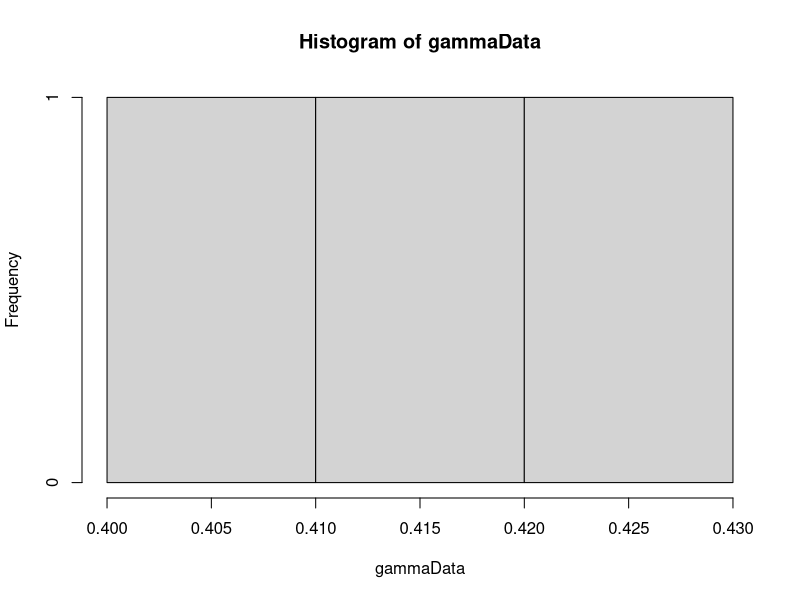

Generate this figure with R: (Note: a time limit stopped this script after it produced the figure.)
library(MASS)

calcWeight <- function(u, alpha) {
  # Calculates weight for given u and alpha.
  # 
  # Args:
  #   u: A vector.
  #   alpha: A scalar.
  #   
  # Returns:
  #   The weight value. A scalar.
  gammaInv = rep(0, length(u))
  diffGammaInv = rep(0, length(u))
  for(i in 1:length(u)) {
    gammaInv[i] = invGammaCumulative(u[i], alpha)
    diffGammaInv[i] = diffAlphaInvGammaCumulative(u[i], alpha)
  }
  pi = getPiValue()
  weight = pi/((1/length(gammaInv))*(sum(diffGammaInv/gammaInv)) - sum(diffGammaInv)/sum(gammaInv))
  return(weight)
}

getPiValue <- function() {
  # get value of pi function to be used in calculation of weights.
  # 
  # Returns:
  #   A scalar value.
  if (piValue == "constant") {
    return(1)
  } else if (piValue == "jeffrey") {
    # Return jeffrey prior
    return(sqrt((1/(estAlpha[sampleIndex]^2)) + (1/(2-(exp(estAlpha[sampleIndex]) + exp(-estAlpha[sampleIndex]))))))
  } else if (piValue == "betaOption") {
    return(estBeta)
  } else if (piValue == "alphaOption") {
    return(estAlpha[sampleIndex])
  }
}

calcPhi <- function(u, alpha) {
  xValue = rep(0, length(u))
  for(i in 1:length(u)) {
    xValue[i] = invGammaCumulative(u[i], alpha)
  }
  return(calcPhiGivenX(xValue))
}

calcPhiGivenX <- function(x) {
  # Calc phi value for a vector x.
  # 
  # Args:
  #   x: A vector of data.
  #   
  # Returns:
  #  A scalar.
  
  if(phiOption == "probValueOption") {
    phiPoint = rep(0, length(x))
    for(i in 1:length(x)) {
      phiPoint[i] = getPhiValue(x[i])
    }
    return(sum(phiPoint)/length(phiPoint))  
  } else if(phiOption == "x1x2divX3Option") {
    return(getPhiValue(x[1]*x[2]/x[3]))
  } else if(phiOption == "x1divx2powx3Option") {
    return(getPhiValue((x[1]/x[2])^x[3]))
  } else if(phiOption == "sinusfunction") {
    return(sin(x[1]) + sin(x[2]) + sin(x[3]))
  }
  return(-1)
}


getPhiValue <- function(xValue) {
  # Calculates phi for an element of an x vector.
  # 
  # Args:
  #   xValue: A scalar value.
  #   
  # Returns:
  #   
  return(xValue > probValue)
}

optimInvGammaCumulative <- function(u, alpha) {
  # Use optim function to find inverse of cumulative distribution
  result = optim(c(10.1), invGammaAbsFunction, u=u, alpha=alpha, lower=0, upper=100,  method="Brent")
  return(result)
}

invGammaAbsFunction <- function(x, u, alpha) {
  return(abs(pgamma(x, shape=alpha, scale=1) - u))
}

invGammaCumulative <- function(u, alpha) {
  # Finds the inverse of the cumulative gamma.
  # 
  # Args:
  #   u: Scalar value.
  #   alpha: Scalar value.
  #   
  # Returns:
  #   A scalar. The inverse value given u and alpha.
  x = 0
  stepSize = 0.1
  tolerance = 0.00001
  direction = 1
  integralValue = 0
  
  while(abs(integralValue - u) > tolerance){
    x = x + direction*stepSize
    if(x<0) {
      x = 0
      direction = 1
    }
    
    if(method == "integrate") {
      integralv = integrate(gammaDensity, 0, x)
      integralValue = integral$valuev
    } else if(method == "pgamma") {
      integralv = pgamma(x, shape=alpha, scale=1)
      integralValue = integralv
    }
    
    
    # Going left and pass the point
    if ((u > integralValue) && (direction == -1)) {
      stepSize = stepSize/2
      direction = 1
    }
    
    # Going right and pass the point
    if ((u < integralValue) && (direction == 1)) {
      stepSize = stepSize/2
      direction = -1
    }
  }
  return(x)
}

diffAlphaInvGammaCumulative <- function(u, alpha) {
  # Derivative of gamma distribution with respect to alpha.
  # 
  # Args:
  #   u: Scalar between 0 and 1.
  #   alpha: Scalar larger than 0.
  #   
  # Returns:
  #   Scalar value. Derivative at point alpha.
  firstPoint = invGammaCumulative(u,alpha)
  secondPoint = invGammaCumulative(u, alpha + alphaHStep)
  return((secondPoint - firstPoint)/alphaHStep)
}

calcDerivateFunction <- function(u, alphaValue) {
  # Analytically find the derivative of cumulative inverse.
  # 
  # Args:
  #   u: Scalar value between 0 and 1.
  #   alphaValue: Scalar value.
  #   
  # Returns:
  #   A scalar value.
  largeFInv = invGammaCumulative(u, alphaValue)
  integralPart = integrate(integralFunction, 0, largeFInv)
  return((digamma(alphaValue)*u - integralPart$value)*gamma(alphaValue)/((largeFInv^(alphaValue - 1))*exp(-largeFInv)))
}

integralFunction <- function(y) {
  # Function to be integrated.
  return(log(y)*(y^(alphaValue - 1))*exp(-y)/gamma(alphaValue))
}

optimfindAlpha <- function(u, s2) {
  # Use optim function fo find alpha value.
  if((calcValueTau2(u, alphaUpperBound) < s2) || (calcValueTau2(u, alphaLowerBound) > s2)) {
    return(-1)
  }
  solution = optim(c(0.1), optimFunction, u=u, lower=alphaLowerBound, upper=alphaUpperBound, method="Brent")
  return(solution$par)
}

optimFunction <- function(alpha, u) {
  # Function minimize to find alpha.
  return(abs(s2-calcValueTau2(u, alpha)))
}

findBeta <- function(s1, u, alphaValue) {
  # Calculates beta
  # 
  # Args:
  #   s1: Scalar value.
  #   u: Vector of values between 0 and 1.
  #   alphaValue: Scalar value.
  #   
  # Returns:
  #   A scalar value.
  largeFInv = rep(0, length(u))
  for(i in 1:length(u)) {
    largeFInv[i] = invGammaCumulative(u[i], alphaValue)
  }
  return(s1*length(u)/(sum(largeFInv)))
}

calcValueTau2 <- function(u, alphaValue) {
  largeFInv = rep(0, length(u))
  for(i in 1:length(u)) {
    largeFInv[i] = invGammaCumulative(u[i], alphaValue)
  }
  return(length(u)*((prod(largeFInv))^(1/length(u)))/sum(largeFInv))
}

calcValueTau2Method2 <- function(x) {
  return(length(x)*((prod(x))^(1/length(x)))/sum(x))
}

gibbsSampling <- function(xInit) {
  
  # Used for thinning
  NUM_ITERATIONS = 5000
  xCurrent = xInit
  for(i in 1:NUM_ITERATIONS) {
    randomXpos = sample(length(xCurrent), size=3)
    sumX = xCurrent[randomXpos[1]] + xCurrent[randomXpos[2]] + xCurrent[randomXpos[3]]
    prodX = xCurrent[randomXpos[1]]*xCurrent[randomXpos[2]]*xCurrent[randomXpos[3]]
    x1 = runif(1)*sumX
    if(isValidX1Proposal(x1, sumX, prodX)) {
      roots = findRoots(x1, sumX, prodX)
      x2 = roots[1]
      x3 = roots[2]
      
      # A extra check for illegal values.
      if(is.nan(x2) || is.nan(x3)){
        print((x1^3 - 2*sumX*x1^2 + (sumX^2)*x1 - 4*prodX))
      }
      xProposal = xCurrent
      xProposal[randomXpos[1]] = x1
      xProposal[randomXpos[2]] = x2
      xProposal[randomXpos[3]] = x3
      alphaMetHastings = findAlphaMetHastings(c(xCurrent[randomXpos[1]], xCurrent[randomXpos[2]], xCurrent[randomXpos[3]]), c(xProposal[randomXpos[1]], xProposal[randomXpos[2]], xProposal[randomXpos[3]]))
      acceptProb = runif(1)
      if(acceptProb <= alphaMetHastings) {
        xCurrent = xProposal
      }
    }
  }
  return(xCurrent)
}

isValidX1Proposal <- function(x1, sumX, prodX) {
  return((x1^3 - 2*sumX*x1^2 + (sumX^2)*x1 - 4*prodX) > 0)
}

findRoots <- function (x1, sumX, prodX) {
  root1 = ((sumX - x1) + sqrt( (sumX - x1)^2 - 4*prodX/x1 ))/2
  root2 = ((sumX - x1) - sqrt( (sumX - x1)^2 - 4*prodX/x1 ))/2
  return(c(root1, root2))
}

findAlphaMetHastings <- function(xCurrent, xProposal) {
  piProp = 1/(xProposal[1]*sqrt((sum(xProposal)  - xProposal[1])^2 - 4*prod(xProposal)/xProposal[1] ))
  piCurrent = 1/(xCurrent[1]*sqrt((sum(xCurrent)  - xCurrent[1])^2 - 4*prod(xCurrent)/xCurrent[1] ))
  return(min(1, piProp/piCurrent))
}

findGammaAlphaMetHastings <- function(xCurrent, xProposal) {
  piProp = 1/(xProposal[1]*sqrt((sum(xProposal)  - xProposal[1])^2 - 4*prod(xProposal)/xProposal[1] ))
  piCurrent = 1/(xCurrent[1]*sqrt((sum(xCurrent)  - xCurrent[1])^2 - 4*prod(xCurrent)/xCurrent[1] ))
  if(is.nan(piCurrent)) {
    print(xCurrent)
  }
  return(min(1, piProp/piCurrent))
}


cramerVonMisesValueTest <- function(x, alpha, beta) {
  # Calculates the value for a Cramer-von Mises test.
  # 
  # Args:
  #   x: A vector sample.
  #   
  # Returns:
  #   A scalar value.
  x = sort(x)
  cramerSum = 0
  for(i in 1:length(x)) {
    cramerSum = cramerSum + (((2*i - 1)/(2*length(x))) - pgamma(x[i], shape=alpha, rate=beta))^2
  }
  
  cramer = (1/(12*length(x)))*cramerSum
  
  return(cramer)
}

findGammaMLE <- function(x){
  solution = optim(c(1,1), negativeLogLikelihoodGamma, x=x)
  return(solution$par)
}

negativeLogLikelihoodGamma <- function(par, x) {
  # Calculates the negative log-likelihood for a gamma distribution.
  # 
  # Args:
  #   par: A vector of size 2. First element is alpha and second element is beta.
  #   x: Data to calculate log-likelihood from. A vector.
  #   
  # Returns:
  #  The log-likelihood value. A scalar
  alpha = par[1]
  beta = par[2]
  logLikelihood = -((alpha - 1)*sum(log(x)) - (1/beta)*sum(x) - length(x)*log(gamma(alpha)) - alpha*length(x)*log(beta))
  return(logLikelihood)
}

calcAveragPhiValueForData <- function(mydata) {
  sumData = sum(mydata)
  prodData = prod(mydata)
  tolerance = 0.03
  minValue = min(mydata) - 2*tolerance
  maxValue = max(mydata) + 2*tolerance
  sampleNumber = 1
  NUM_ITERATIONS = 10000
  sumPhi = 0
  while(sampleNumber <= NUM_ITERATIONS) {
    x = runif(3, max = sumData)
    if((abs(sum(x) - sumData) < tolerance) && (abs(prod(x) - prodData) < tolerance)) {
      sumPhi = sumPhi + calcPhiGivenX(x)
      sampleNumber = sampleNumber + 1  
      print(sampleNumber)
    }
  }
  return(sumPhi/(sampleNumber-1))
}

algorithm2Sampling <- function(NUM_ALG2_SAMPLES) {
  cramerNum = 0
  cramerStat = rep(0, NUM_ALG2_SAMPLES)
  vCurr = runif(NUM_POINTS)
  alphaCurr = optimfindAlpha(vCurr, s2)
  while(alphaCurr==-1) {
    vCurr = runif(NUM_POINTS)
    alphaCurr = optimfindAlpha(vCurr, s2)
  }
  piCurr = calcWeight(vCurr, alphaCurr)
  phiSum = 0
  
  for(i in 1:NUM_ALG2_SAMPLES) {
    print(i)
    vProp = runif(NUM_POINTS)
    alphaProp = optimfindAlpha(vProp, s2)
    piProp = 0
    if(alphaProp != -1) {
      piProp = calcWeight(vProp, alphaProp)
    }
    alphaMetHastings = min(1, piProp/piCurr)
    uProb = runif(1)
    if(uProb <= alphaMetHastings) {
      vCurr = vProp
      alphaCurr = alphaProp
      piCurr = piProp
    }
    betaCurr = findBeta(s1, vCurr, alphaCurr)
    xSample = rep(0, length(vCurr))
    for(j in 1:length(vCurr)) {
      xSample[j] = betaCurr*invGammaCumulative(vCurr[j], alphaCurr)
    }
    phiSum = phiSum + calcPhiGivenX(xSample)
    cramerStat[i] = cramerVonMisesValueTest(xSample, mleAlpha, mleBeta)
    if(cramerStat[i] >= cramerObs) {
      cramerNum = cramerNum + 1
    }
  }
  
  hist(cramerStat,breaks=200, main="", xlab="Cramer values", cex.lab=1.5)
  abline(v = cramerObs, col="red")
  alg2sampCramer <<- cramerStat
  
  print((cramerNum/NUM_ALG2_SAMPLES))
  alg2pvalue <<- (cramerNum/NUM_ALG2_SAMPLES)
  return(phiSum/NUM_ALG2_SAMPLES)
}

algorithm1Sampling <- function(NUM_ALG1_SAMPLES) {
  phiSum = 0
  cramerNum = 0
  cramerStat = rep(0, NUM_ALG1_SAMPLES)
  for(i in 1:NUM_ALG1_SAMPLES) {
    print(i)
    u = runif(NUM_POINTS)
    alphavalue = optimfindAlpha(u, s2)
    while(alphavalue == -1) {
      u = runif(NUM_POINTS)
      alphavalue = optimfindAlpha(u, s2)
    }
    betavalue = findBeta(s1, u, alphavalue)
    xSample = rep(0, length(u))
    for(j in 1:length(u)) {
      xSample[j] = betavalue*invGammaCumulative(u[j], alphavalue)
    }
    phiSum = phiSum + calcPhiGivenX(xSample)
    cramerStat[i] = cramerVonMisesValueTest(xSample, mleAlpha, mleBeta)
    #print(cramerStat[i])
    if(cramerStat[i] >= cramerObs) {
      cramerNum = cramerNum + 1
    }
  }
  print("here")
  print((cramerNum/NUM_ALG1_SAMPLES))
  hist(cramerStat,breaks=200, main="", xlab="Cramer values", cex.lab=1.5)
  abline(v = cramerObs, col="red")
  alg1sampCramer <<- cramerStat
  alg1pvalue <<- (cramerNum/NUM_ALG1_SAMPLES)
  return(phiSum/NUM_ALG1_SAMPLES)
}

naiveSampling <- function(myData, tolerance, mleAlpha, mleBeta) {
  NUM_NAIVE_SAMPLES = NUM_SAMPLES
  sumData = sum(myData)
  prodData = prod(myData)
  sampleNumber = 0
  sumPhi = 0
  iterations = 0
  cramerNum = 0
  cramerStat = rep(0, NUM_NAIVE_SAMPLES)
  while(sampleNumber<NUM_NAIVE_SAMPLES) {
    x = rgamma(3, shape = mleAlpha, rate = mleBeta)
    iterations = iterations + 1
    if((abs(sum(x) - sumData) < tolerance) && (abs(prod(x) - prodData) < tolerance)) {
      sumPhi = sumPhi + calcPhiGivenX(x)
      sampleNumber = sampleNumber + 1  
      cramerStat[sampleNumber] = cramerVonMisesValueTest(x, mleAlpha, mleBeta)
      if(cramerStat[sampleNumber] >= cramerObs) {
        cramerNum = cramerNum + 1
      }
      print(sampleNumber)
    }
  }
  
  hist(cramerStat,breaks=200, main="", xlab="Cramer values", cex.lab=1.5)
  abline(v = cramerObs, col="red")
  
  acceptRate = sampleNumber/iterations
  averagePhi = sumPhi/sampleNumber
  print((cramerNum/NUM_NAIVE_SAMPLES))
  naivePvalue <<- (cramerNum/NUM_NAIVE_SAMPLES)
  naiveCramers <<- cramerStat
  return(c(acceptRate, averagePhi))
}

# Specific variables.
alpha = 1
beta = 1
hStep = 0.01
alphaHStep = 0.01
method = "pgamma"
NUM_SAMPLES = 100000
NUM_POINTS = 3
alphaUpperBound = 200
alphaLowerBound = 0.05
# Pi is used in calculation of weights
# Options are:
#   "constant"
#   "betaOption"
#   "jeffrey"
#   "alphaOption"
piValue = "constant"

phi = rep(0, NUM_SAMPLES)
# Phi options:
# x larger than a: "probValueOption"
# x1 times x2 div x3: "x1x2divX3Option"
# x1 div x2 pow x3: "x1divx2powx3Option"
phiOption = "x1x2divX3Option"
# Phi is the prob that X>probValue. In raport this is just denoted "a".
probValue = 0.42

# Data generation options:
# pgamma generated: "pgamma"
# Bo data: "bo"
# Custom data: "custom"
# Custom data2: "custom2"
# ...
dataGenOption = "custom4"



# Generate data
gammaData = 0
if(dataGenOption == "pgamma") {
  gammaData = rgamma(NUM_POINTS, shape=alpha, scale = beta)  
} else if(dataGenOption == "bo") {
  NUM_POINTS = 6
  alphaUpperBound = 1.2
  alphaLowerBound = 0.8
  gammaData = c(4.399, 1.307, 0.085, 0.7910, 0.2345, 0.1915)
} else if(dataGenOption == "custom") {
  gammaData = c(0.5772030, 0.4340237, 0.4212959)
} else if(dataGenOption == "custom2") {
  gammaData = c(1.621813, 1.059797, 1.554334)
} else if(dataGenOption == "custom3") {
  gammaData = c(5, 15, 13)
} else if(dataGenOption == "ball1") {
  gammaData = c(17.88, 28.92, 33.00)
} else if(dataGenOption == "ball2") {
  gammaData = c(41.52, 42.12, 45.60)
} else if(dataGenOption == "ball3") {
  gammaData = c(48.40, 51.84, 51.96)
} else if(dataGenOption == "ball4") {
  gammaData = c(54.12, 55.56, 67.80)
} else if(dataGenOption == "ball5") {
  gammaData = c(68.64, 68.64, 68.88)
} else if(dataGenOption == "ball6") {
  gammaData = c(84.12, 93.12, 98.64)
} else if(dataGenOption == "ball7") {
  gammaData = c(105.12, 105.84, 127.92)
} else if(dataGenOption == "custom4") {
  gammaData = c(0.40, 0.42, 0.43)
} else if(dataGenOption == "custom5") {
  gammaData = c(0.72, 0.72, 0.85)
}

#17.88 28.92 33.00 41.52 42.12 45.60 48.40 51.84
#51.96 54.12 55.56 67.80 68.64 68.64 68.88 84.12
#93.12 98.64 105.12 105.84 127.92 128.04 173.40

hist(gammaData)
# Calculation of statistics
s1 = sum(gammaData)/NUM_POINTS
s2 = NUM_POINTS*((prod(gammaData))^(1/NUM_POINTS))/sum(gammaData)
# Log-likelihood
mleEstimators = fitdistr(gammaData, "gamma")
mleAlpha = mleEstimators$estimate[1]
# Beta is the rate parameter, opposite of definition of gamma distr in report.
mleBeta = mleEstimators$estimate[2]
# Observed cramer-von mises
cramerObs = cramerVonMisesValueTest(gammaData, mleAlpha, mleBeta)


# Naive sampler. Uses one tolerance value for both sufficient statistics in naive sampling.
tolerance = 0.0001
# These variables will be set in naiveSampling function.
naiveCramers = rep(0,100000)
naivePvalue = 0

naiveSampler = naiveSampling(gammaData, tolerance, mleAlpha, mleBeta)

# Plot of cramer-von mises from naive sampling
hist(naiveCramers,breaks=200, main="", xlab="Cramer values", cex.lab=1.5)
abline(v = cramerObs, col="red")


# Gibbs sampling
NUM_GIBBS_SAMPLES = NUM_SAMPLES
xSample = gammaData
phiGibbs = rep(0, NUM_GIBBS_SAMPLES)
gibbsObslargerWObs = 0
cramerNum = 0
cramerStatGibbs = rep(0, NUM_GIBBS_SAMPLES)
for(i in 1:NUM_GIBBS_SAMPLES) {
  xSample = gibbsSampling(xSample)
  phiGibbs[i] = calcPhiGivenX(xSample)
  if(phiGibbs[i] >= wObs) {
    gibbsObslargerWObs = gibbsObslargerWObs + 1
  }
  cramerStatGibbs[i] = cramerVonMisesValueTest(xSample, mleAlpha, mleBeta)
  #print(cramerStat)
  if(cramerStatGibbs[i] >= cramerObs) {
    cramerNum = cramerNum + 1
  }
  print(i)
}
gibbsS1 = sum(xSample)/NUM_POINTS
gibbsS2 = NUM_POINTS*((prod(xSample))^(1/NUM_POINTS))/sum(xSample)
gibbsPvalue = gibbsObslargerWObs/NUM_GIBBS_SAMPLES
averagePhiGibbs = sum(phiGibbs)/NUM_GIBBS_SAMPLES
## P-values
gibbsPValue = cramerNum/NUM_GIBBS_SAMPLES

hist(cramerStatGibbs,breaks=200, main="", xlab="Cramer values", cex.lab=1.5)
abline(v = cramerObs, col="red")

# These variables will be set in algorithm 1 and 2 functions.
alg2sampCramer = rep(1, 100000)
alg1sampCramer = rep(1, 100000)
alg2pvalue = 0
alg1pvalue = 0

system.time({alg1Results2 = algorithm1Sampling(NUM_SAMPLES)})
system.time({alg2Results2 = algorithm2Sampling(NUM_SAMPLES)})

hist(alg1sampCramer,breaks=200, main="", xlab="Cramer values", cex.lab=1.5)
abline(v = cramerObs, col="red")

hist(alg2sampCramer,breaks=200, main="", xlab="Cramer values", cex.lab=1.5)
abline(v = cramerObs, col="red")


# The next commented section is for multi-threading algorithm 1 and 2. P-values and cramer-von mises will not be saved in variables.
# Only expected phi values will be saved.

#library("parallel")
#library("foreach")
#library("doParallel")
#
#cl = makeCluster(detectCores() - 1)
#registerDoParallel(cl, cores = detectCores() - 1)
#workers = 10
#stime = system.time({
#res = foreach(i=1:workers, 
#        .combine = rbind) %dopar% {
#          try({
#            result1 = algorithm1Sampling(100000/workers)
#          })
#        }
#})
#stopCluster(cl)
#
#alg1Results3 = (sum(res[,1]))/workers
#
#cl = makeCluster(detectCores() - 1)
#registerDoParallel(cl, cores = detectCores() - 1)
#workers = 10
#stime = system.time({
#  res = foreach(i=1:workers, 
#                .combine = rbind) %dopar% {
#                  try({
#                    result1 = algorithm2Sampling(100/workers)
#                  })
#                }
#})
#stopCluster(cl)
#
#alg2Results3 = (sum(res[,1]))/workers
#

# Plot of phi functions
sumData = 4.23
prodData = 2.67
x1Seq = seq(1.01, 2, 0.001)
phi2 = rep(0,length(x1Seq))
phi3 = rep(0,length(x1Seq))
for(i in 1:length(x1Seq)) {
  if(isValidX1Proposal(x1Seq[i], sumData, prodData)) {
    roots = findRoots(x1Seq[i], sumData, prodData)
    phi2[i] = phi2Function(x1Seq[i], roots[1], roots[2])
    phi3[i] = phi3Function(x1Seq[i], roots[1], roots[2])
  }
  
}

phi2Function <- function(x1, x2, x3) {
  return((x1*x2/x3))
}

phi3Function <- function(x1, x2, x3) {
  return((x1/x2)^x3)
}

plot(x1Seq, phi2)
plot(x1Seq, phi3)

# Plot of F inverse
u = 0.5
alphaRange = seq(0.01, 4, 0.001) 
fInv = rep(0, length(alphaRange))
for(i in 1:length(fInv)) {
  fInv[i] = invGammaCumulative(u, alphaRange[i])
}
plot(alphaRange, fInv, type="l")

diffF = rep(0, length(fInv))
for(i in 1:length(diffF)) {
  diffF[i] = diffAlphaInvGammaCumulative(u, alphaRange[i])
}

plot(alphaRange, diffF, type="l")


save.image(file="scen33.RData")
